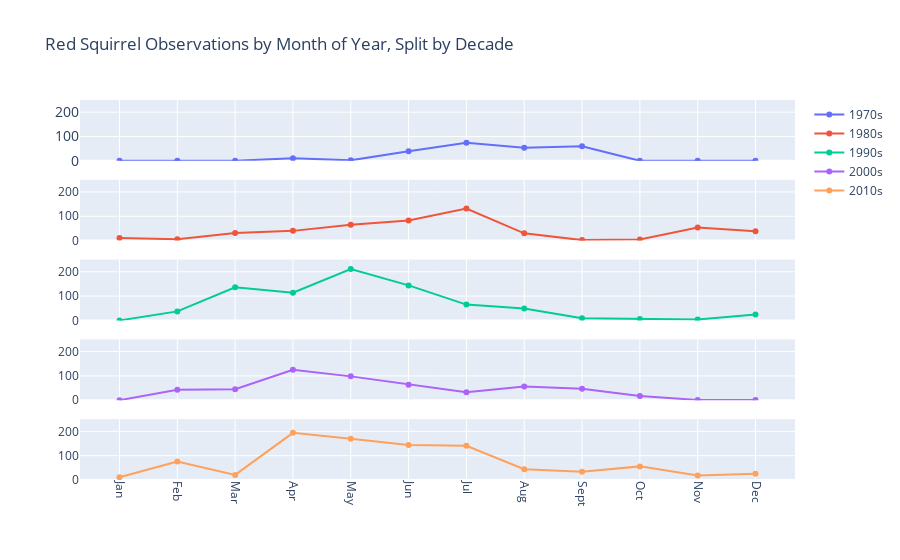

Notebook source saved alongside this figure:
### Code cell
months = ['Jan', 'Feb', 'Mar', 'Apr', 'May', 'Jun', 'Jul', 'Aug', 'Sept', 'Oct', 'Nov', 'Dec']

fig = make_subplots(rows = 5, 
                    cols = 1, 
                    shared_xaxes=True,
                    vertical_spacing=0.05,
                    )

fig.append_trace(go.Scatter(
    mode = "lines+markers",
    x = months,
    y = [0, 0, 0, 10, 2, 39, 74, 54, 60, 0, 0, 0],
    name = "1970s"
), row = 1, col = 1,
                )

fig.append_trace(go.Scatter(
    mode = "lines+markers",
    x = months,
    y = [11, 6, 31, 40, 65, 83, 132, 30, 2, 5, 54, 38],
    name = '1980s'
), row = 2, col = 1)

fig.append_trace(go.Scatter(
    mode = "lines+markers",
    x = months,
    y = [0, 37, 136, 114, 211, 144, 65, 49, 9, 6, 4, 24],
    name = '1990s'
), row = 3, col = 1)

fig.append_trace(go.Scatter(
    mode = "lines+markers",
    x = months,
    y = [0, 43, 45, 125, 98, 64, 33, 56, 47, 17, 1, 1],
    name = '2000s'
), row = 4, col = 1)

fig.append_trace(go.Scatter(
    mode = "lines+markers",
    x = months,
    y = [11, 76, 21, 194, 170, 144, 141, 44, 34, 56, 19, 26],
    name = '2010s'
), row = 5, col = 1)

fig.update_xaxes(
        tickangle = 90,
        #title_text = "Month",
        title_font = {"size": 20},
        title_standoff = 25,
        )

fig.update_layout(
    title='Red Squirrel Observations by Month of Year, Split by Decade',
    xaxis_tickfont_size=14,
    yaxis=dict(
        #title='Number of Observations',
        titlefont_size=16,
        tickfont_size=14,
    ),

)

fig.update_yaxes(
    range = [0, 250])

fig.show()

### Figure 1 — Plotly figure (JSON) as saved in the notebook; plotly's stock layout.template omitted (floating-point values rounded to 4 significant figures)
{"data": [{"mode": "lines+markers", "name": "1970s", "type": "scatter", "x": ["Jan", "Feb", "Mar", "Apr", "May", "Jun", "Jul", "Aug", "Sept", "Oct", "Nov", "Dec"], "xaxis": "x", "y": [0, 0, 0, 10, 2, 39, 74, 54, 60, 0, 0, 0], "yaxis": "y"}, {"mode": "lines+markers", "name": "1980s", "type": "scatter", "x": ["Jan", "Feb", "Mar", "Apr", "May", "Jun", "Jul", "Aug", "Sept", "Oct", "Nov", "Dec"], "xaxis": "x2", "y": [11, 6, 31, 40, 65, 83, 132, 30, 2, 5, 54, 38], "yaxis": "y2"}, {"mode": "lines+markers", "name": "1990s", "type": "scatter", "x": ["Jan", "Feb", "Mar", "Apr", "May", "Jun", "Jul", "Aug", "Sept", "Oct", "Nov", "Dec"], "xaxis": "x3", "y": [0, 37, 136, 114, 211, 144, 65, 49, 9, 6, 4, 24], "yaxis": "y3"}, {"mode": "lines+markers", "name": "2000s", "type": "scatter", "x": ["Jan", "Feb", "Mar", "Apr", "May", "Jun", "Jul", "Aug", "Sept", "Oct", "Nov", "Dec"], "xaxis": "x4", "y": [0, 43, 45, 125, 98, 64, 33, 56, 47, 17, 1, 1], "yaxis": "y4"}, {"mode": "lines+markers", "name": "2010s", "type": "scatter", "x": ["Jan", "Feb", "Mar", "Apr", "May", "Jun", "Jul", "Aug", "Sept", "Oct", "Nov", "Dec"], "xaxis": "x5", "y": [11, 76, 21, 194, 170, 144, 141, 44, 34, 56, 19, 26], "yaxis": "y5"}], "layout": {"title": {"text": "Red Squirrel Observations by Month of Year, Split by Decade"}, "xaxis": {"anchor": "y", "domain": [0, 1], "matches": "x5", "showticklabels": false, "tickangle": 90, "tickfont": {"size": 14}, "title": {"font": {"size": 20}, "standoff": 25}}, "xaxis2": {"anchor": "y2", "domain": [0, 1], "matches": "x5", "showticklabels": false, "tickangle": 90, "title": {"font": {"size": 20}, "standoff": 25}}, "xaxis3": {"anchor": "y3", "domain": [0, 1], "matches": "x5", "showticklabels": false, "tickangle": 90, "title": {"font": {"size": 20}, "standoff": 25}}, "xaxis4": {"anchor": "y4", "domain": [0, 1], "matches": "x5", "showticklabels": false, "tickangle": 90, "title": {"font": {"size": 20}, "standoff": 25}}, "xaxis5": {"anchor": "y5", "domain": [0, 1], "tickangle": 90, "title": {"font": {"size": 20}, "standoff": 25}}, "yaxis": {"anchor": "x", "domain": [0.84, 1], "range": [0, 250], "tickfont": {"size": 14}, "title": {"font": {"size": 16}}}, "yaxis2": {"anchor": "x2", "domain": [0.63, 0.79], "range": [0, 250]}, "yaxis3": {"anchor": "x3", "domain": [0.42, 0.58], "range": [0, 250]}, "yaxis4": {"anchor": "x4", "domain": [0.21, 0.37], "range": [0, 250]}, "yaxis5": {"anchor": "x5", "domain": [0, 0.16], "range": [0, 250]}}}
